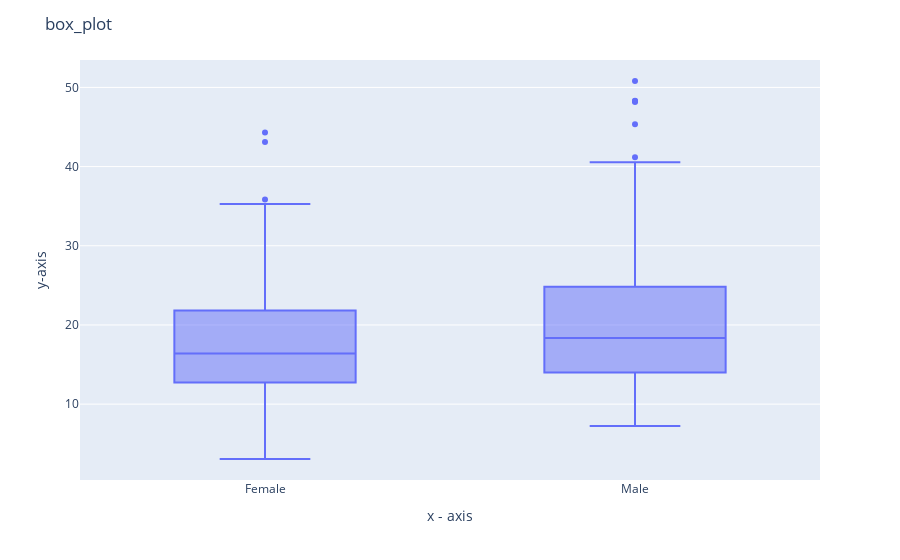

The notebook cell saved with this chart:
### Code cell
fig = px.box(t , x="sex" , y= "total_bill")
fig.update_layout(xaxis_title = "x - axis" , yaxis_title="y-axis" , title = "box_plot")
fig.show()

### Figure 1 — Plotly figure (JSON) as saved in the notebook; plotly's stock layout.template omitted (floating-point values rounded to 4 significant figures; data arrays with more than 128 entries replaced by an {"elided": "..."} marker saying what was removed)
{"data": [{"alignmentgroup": "True", "hovertemplate": "sex=%{x}<br>total_bill=%{y}<extra></extra>", "legendgroup": "", "marker": {"color": "#636efa"}, "name": "", "notched": false, "offsetgroup": "", "orientation": "v", "showlegend": false, "type": "box", "x": {"elided": "244 str values"}, "x0": " ", "xaxis": "x", "y": {"elided": "244 float values"}, "y0": " ", "yaxis": "y"}], "layout": {"boxmode": "group", "legend": {"tracegroupgap": 0}, "margin": {"t": 60}, "title": {"text": "box_plot"}, "xaxis": {"anchor": "y", "domain": [0, 1], "title": {"text": "x - axis"}}, "yaxis": {"anchor": "x", "domain": [0, 1], "title": {"text": "y-axis"}}}}
